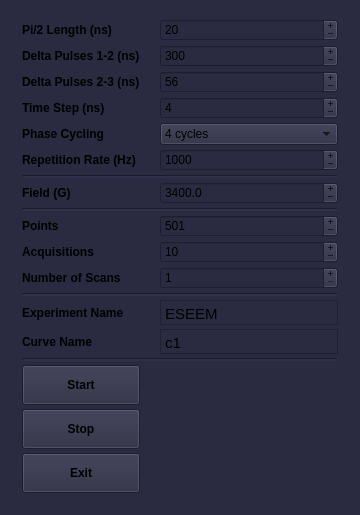
<?xml version="1.0" encoding="UTF-8"?>
<ui version="4.0">
 <class>MainWindow</class>
 <widget class="QMainWindow" name="MainWindow">
  <property name="geometry">
   <rect>
    <x>0</x>
    <y>0</y>
    <width>360</width>
    <height>515</height>
   </rect>
  </property>
  <property name="sizePolicy">
   <sizepolicy hsizetype="Fixed" vsizetype="Fixed">
    <horstretch>0</horstretch>
    <verstretch>0</verstretch>
   </sizepolicy>
  </property>
  <property name="minimumSize">
   <size>
    <width>360</width>
    <height>515</height>
   </size>
  </property>
  <property name="maximumSize">
   <size>
    <width>360</width>
    <height>515</height>
   </size>
  </property>
  <property name="font">
   <font>
    <weight>50</weight>
    <bold>false</bold>
   </font>
  </property>
  <property name="windowTitle">
   <string>Three Pulse ESEEM v 0.1</string>
  </property>
  <property name="styleSheet">
   <string notr="true">background-color: rgb(42,42,64);</string>
  </property>
  <widget class="QWidget" name="centralwidget">
   <property name="sizePolicy">
    <sizepolicy hsizetype="Fixed" vsizetype="Fixed">
     <horstretch>0</horstretch>
     <verstretch>0</verstretch>
    </sizepolicy>
   </property>
   <property name="minimumSize">
    <size>
     <width>360</width>
     <height>515</height>
    </size>
   </property>
   <property name="maximumSize">
    <size>
     <width>360</width>
     <height>515</height>
    </size>
   </property>
   <layout class="QGridLayout" name="gridLayout_2">
    <item row="0" column="0">
     <layout class="QGridLayout" name="gridLayout">
      <property name="sizeConstraint">
       <enum>QLayout::SetNoConstraint</enum>
      </property>
      <property name="leftMargin">
       <number>13</number>
      </property>
      <property name="topMargin">
       <number>4</number>
      </property>
      <property name="rightMargin">
       <number>13</number>
      </property>
      <property name="bottomMargin">
       <number>6</number>
      </property>
      <property name="horizontalSpacing">
       <number>20</number>
      </property>
      <property name="verticalSpacing">
       <number>4</number>
      </property>
      <item row="24" column="0">
       <widget class="QPushButton" name="button_stop">
        <property name="minimumSize">
         <size>
          <width>0</width>
          <height>40</height>
         </size>
        </property>
        <property name="font">
         <font>
          <weight>75</weight>
          <bold>true</bold>
         </font>
        </property>
        <property name="contextMenuPolicy">
         <enum>Qt::NoContextMenu</enum>
        </property>
        <property name="layoutDirection">
         <enum>Qt::LeftToRight</enum>
        </property>
        <property name="text">
         <string>Stop</string>
        </property>
       </widget>
      </item>
      <item row="21" column="1">
       <widget class="QTextEdit" name="text_edit_curve">
        <property name="sizePolicy">
         <sizepolicy hsizetype="Expanding" vsizetype="Fixed">
          <horstretch>0</horstretch>
          <verstretch>0</verstretch>
         </sizepolicy>
        </property>
        <property name="minimumSize">
         <size>
          <width>0</width>
          <height>25</height>
         </size>
        </property>
        <property name="maximumSize">
         <size>
          <width>16777215</width>
          <height>25</height>
         </size>
        </property>
        <property name="mouseTracking">
         <bool>false</bool>
        </property>
        <property name="contextMenuPolicy">
         <enum>Qt::NoContextMenu</enum>
        </property>
        <property name="verticalScrollBarPolicy">
         <enum>Qt::ScrollBarAlwaysOff</enum>
        </property>
        <property name="html">
         <string>&lt;!DOCTYPE HTML PUBLIC &quot;-//W3C//DTD HTML 4.0//EN&quot; &quot;http://www.w3.org/TR/REC-html40/strict.dtd&quot;&gt;
&lt;html&gt;&lt;head&gt;&lt;meta name=&quot;qrichtext&quot; content=&quot;1&quot; /&gt;&lt;style type=&quot;text/css&quot;&gt;
p, li { white-space: pre-wrap; }
&lt;/style&gt;&lt;/head&gt;&lt;body style=&quot; font-family:'MS Shell Dlg 2'; font-size:8.25pt; font-weight:400; font-style:normal;&quot;&gt;
&lt;p style=&quot; margin-top:0px; margin-bottom:0px; margin-left:0px; margin-right:0px; -qt-block-indent:0; text-indent:0px;&quot;&gt;&lt;span style=&quot; font-family:'Ubuntu'; font-size:11pt;&quot;&gt;c1&lt;/span&gt;&lt;/p&gt;&lt;/body&gt;&lt;/html&gt;</string>
        </property>
       </widget>
      </item>
      <item row="14" column="0">
       <widget class="QLabel" name="label_3">
        <property name="font">
         <font>
          <weight>75</weight>
          <bold>true</bold>
         </font>
        </property>
        <property name="contextMenuPolicy">
         <enum>Qt::NoContextMenu</enum>
        </property>
        <property name="text">
         <string>Points</string>
        </property>
       </widget>
      </item>
      <item row="5" column="1">
       <widget class="QSpinBox" name="box_rep_rate">
        <property name="contextMenuPolicy">
         <enum>Qt::NoContextMenu</enum>
        </property>
        <property name="buttonSymbols">
         <enum>QAbstractSpinBox::PlusMinus</enum>
        </property>
        <property name="keyboardTracking">
         <bool>false</bool>
        </property>
        <property name="minimum">
         <number>2</number>
        </property>
        <property name="maximum">
         <number>50000</number>
        </property>
        <property name="singleStep">
         <number>10</number>
        </property>
        <property name="value">
         <number>1000</number>
        </property>
       </widget>
      </item>
      <item row="13" column="0" colspan="2">
       <widget class="Line" name="line_3">
        <property name="lineWidth">
         <number>2</number>
        </property>
        <property name="orientation">
         <enum>Qt::Horizontal</enum>
        </property>
       </widget>
      </item>
      <item row="0" column="0">
       <widget class="QLabel" name="label">
        <property name="font">
         <font>
          <weight>75</weight>
          <bold>true</bold>
          <kerning>true</kerning>
         </font>
        </property>
        <property name="contextMenuPolicy">
         <enum>Qt::NoContextMenu</enum>
        </property>
        <property name="text">
         <string>Pi/2 Length (ns)</string>
        </property>
       </widget>
      </item>
      <item row="6" column="0" colspan="2">
       <widget class="Line" name="line">
        <property name="lineWidth">
         <number>2</number>
        </property>
        <property name="orientation">
         <enum>Qt::Horizontal</enum>
        </property>
       </widget>
      </item>
      <item row="15" column="0">
       <widget class="QLabel" name="label_6">
        <property name="font">
         <font>
          <weight>75</weight>
          <bold>true</bold>
         </font>
        </property>
        <property name="contextMenuPolicy">
         <enum>Qt::NoContextMenu</enum>
        </property>
        <property name="text">
         <string>Acquisitions</string>
        </property>
       </widget>
      </item>
      <item row="25" column="0">
       <widget class="QPushButton" name="button_off">
        <property name="minimumSize">
         <size>
          <width>0</width>
          <height>40</height>
         </size>
        </property>
        <property name="font">
         <font>
          <weight>75</weight>
          <bold>true</bold>
         </font>
        </property>
        <property name="contextMenuPolicy">
         <enum>Qt::NoContextMenu</enum>
        </property>
        <property name="text">
         <string>Exit</string>
        </property>
       </widget>
      </item>
      <item row="0" column="1">
       <widget class="QSpinBox" name="box_length">
        <property name="contextMenuPolicy">
         <enum>Qt::NoContextMenu</enum>
        </property>
        <property name="readOnly">
         <bool>false</bool>
        </property>
        <property name="buttonSymbols">
         <enum>QAbstractSpinBox::PlusMinus</enum>
        </property>
        <property name="specialValueText">
         <string notr="true"/>
        </property>
        <property name="keyboardTracking">
         <bool>false</bool>
        </property>
        <property name="minimum">
         <number>12</number>
        </property>
        <property name="maximum">
         <number>1900</number>
        </property>
        <property name="singleStep">
         <number>2</number>
        </property>
        <property name="value">
         <number>20</number>
        </property>
       </widget>
      </item>
      <item row="20" column="0">
       <widget class="QLabel" name="label_5">
        <property name="font">
         <font>
          <weight>75</weight>
          <bold>true</bold>
         </font>
        </property>
        <property name="contextMenuPolicy">
         <enum>Qt::NoContextMenu</enum>
        </property>
        <property name="text">
         <string>Experiment Name</string>
        </property>
       </widget>
      </item>
      <item row="20" column="1">
       <widget class="QTextEdit" name="text_edit_exp_name">
        <property name="sizePolicy">
         <sizepolicy hsizetype="Expanding" vsizetype="Fixed">
          <horstretch>0</horstretch>
          <verstretch>0</verstretch>
         </sizepolicy>
        </property>
        <property name="minimumSize">
         <size>
          <width>0</width>
          <height>25</height>
         </size>
        </property>
        <property name="maximumSize">
         <size>
          <width>16777215</width>
          <height>25</height>
         </size>
        </property>
        <property name="mouseTracking">
         <bool>false</bool>
        </property>
        <property name="tabletTracking">
         <bool>false</bool>
        </property>
        <property name="contextMenuPolicy">
         <enum>Qt::NoContextMenu</enum>
        </property>
        <property name="verticalScrollBarPolicy">
         <enum>Qt::ScrollBarAlwaysOff</enum>
        </property>
        <property name="html">
         <string>&lt;!DOCTYPE HTML PUBLIC &quot;-//W3C//DTD HTML 4.0//EN&quot; &quot;http://www.w3.org/TR/REC-html40/strict.dtd&quot;&gt;
&lt;html&gt;&lt;head&gt;&lt;meta name=&quot;qrichtext&quot; content=&quot;1&quot; /&gt;&lt;style type=&quot;text/css&quot;&gt;
p, li { white-space: pre-wrap; }
&lt;/style&gt;&lt;/head&gt;&lt;body style=&quot; font-family:'MS Shell Dlg 2'; font-size:8.25pt; font-weight:400; font-style:normal;&quot;&gt;
&lt;p style=&quot; margin-top:7px; margin-bottom:7px; margin-left:0px; margin-right:0px; -qt-block-indent:0; text-indent:0px;&quot;&gt;&lt;span style=&quot; font-family:'Ubuntu'; font-size:11pt;&quot;&gt;ESEEM&lt;/span&gt;&lt;/p&gt;&lt;/body&gt;&lt;/html&gt;</string>
        </property>
        <property name="overwriteMode">
         <bool>true</bool>
        </property>
        <property name="acceptRichText">
         <bool>false</bool>
        </property>
        <property name="textInteractionFlags">
         <set>Qt::TextEditorInteraction</set>
        </property>
        <property name="markdown" stdset="0">
         <string>Exp ESEEM

</string>
        </property>
       </widget>
      </item>
      <item row="2" column="0">
       <widget class="QLabel" name="label_12">
        <property name="font">
         <font>
          <weight>75</weight>
          <bold>true</bold>
         </font>
        </property>
        <property name="contextMenuPolicy">
         <enum>Qt::NoContextMenu</enum>
        </property>
        <property name="text">
         <string>Delta Pulses 2-3 (ns)</string>
        </property>
       </widget>
      </item>
      <item row="14" column="1">
       <widget class="QSpinBox" name="box_points">
        <property name="contextMenuPolicy">
         <enum>Qt::NoContextMenu</enum>
        </property>
        <property name="buttonSymbols">
         <enum>QAbstractSpinBox::PlusMinus</enum>
        </property>
        <property name="keyboardTracking">
         <bool>false</bool>
        </property>
        <property name="minimum">
         <number>1</number>
        </property>
        <property name="maximum">
         <number>20000</number>
        </property>
        <property name="singleStep">
         <number>10</number>
        </property>
        <property name="value">
         <number>501</number>
        </property>
       </widget>
      </item>
      <item row="21" column="0">
       <widget class="QLabel" name="label_10">
        <property name="font">
         <font>
          <weight>75</weight>
          <bold>true</bold>
         </font>
        </property>
        <property name="contextMenuPolicy">
         <enum>Qt::NoContextMenu</enum>
        </property>
        <property name="text">
         <string>Curve Name</string>
        </property>
       </widget>
      </item>
      <item row="17" column="0">
       <widget class="QLabel" name="label_7">
        <property name="font">
         <font>
          <weight>75</weight>
          <bold>true</bold>
         </font>
        </property>
        <property name="contextMenuPolicy">
         <enum>Qt::NoContextMenu</enum>
        </property>
        <property name="text">
         <string>Number of Scans</string>
        </property>
       </widget>
      </item>
      <item row="5" column="0">
       <widget class="QLabel" name="label_11">
        <property name="font">
         <font>
          <weight>75</weight>
          <bold>true</bold>
         </font>
        </property>
        <property name="contextMenuPolicy">
         <enum>Qt::NoContextMenu</enum>
        </property>
        <property name="text">
         <string>Repetition Rate (Hz)</string>
        </property>
       </widget>
      </item>
      <item row="22" column="0" colspan="2">
       <widget class="Line" name="line_5">
        <property name="lineWidth">
         <number>2</number>
        </property>
        <property name="orientation">
         <enum>Qt::Horizontal</enum>
        </property>
       </widget>
      </item>
      <item row="3" column="1">
       <widget class="QSpinBox" name="box_time_step">
        <property name="contextMenuPolicy">
         <enum>Qt::NoContextMenu</enum>
        </property>
        <property name="buttonSymbols">
         <enum>QAbstractSpinBox::PlusMinus</enum>
        </property>
        <property name="keyboardTracking">
         <bool>false</bool>
        </property>
        <property name="minimum">
         <number>2</number>
        </property>
        <property name="maximum">
         <number>20000</number>
        </property>
        <property name="singleStep">
         <number>2</number>
        </property>
        <property name="value">
         <number>4</number>
        </property>
       </widget>
      </item>
      <item row="7" column="0">
       <widget class="QLabel" name="label_4">
        <property name="font">
         <font>
          <weight>75</weight>
          <bold>true</bold>
         </font>
        </property>
        <property name="contextMenuPolicy">
         <enum>Qt::NoContextMenu</enum>
        </property>
        <property name="text">
         <string>Field (G)</string>
        </property>
       </widget>
      </item>
      <item row="23" column="0">
       <widget class="QPushButton" name="button_start">
        <property name="minimumSize">
         <size>
          <width>0</width>
          <height>40</height>
         </size>
        </property>
        <property name="font">
         <font>
          <weight>75</weight>
          <bold>true</bold>
         </font>
        </property>
        <property name="contextMenuPolicy">
         <enum>Qt::NoContextMenu</enum>
        </property>
        <property name="text">
         <string>Start</string>
        </property>
       </widget>
      </item>
      <item row="1" column="0">
       <widget class="QLabel" name="label_2">
        <property name="font">
         <font>
          <weight>75</weight>
          <bold>true</bold>
         </font>
        </property>
        <property name="contextMenuPolicy">
         <enum>Qt::NoContextMenu</enum>
        </property>
        <property name="text">
         <string>Delta Pulses 1-2 (ns)</string>
        </property>
       </widget>
      </item>
      <item row="15" column="1">
       <widget class="QSpinBox" name="box_averag">
        <property name="contextMenuPolicy">
         <enum>Qt::NoContextMenu</enum>
        </property>
        <property name="buttonSymbols">
         <enum>QAbstractSpinBox::PlusMinus</enum>
        </property>
        <property name="keyboardTracking">
         <bool>false</bool>
        </property>
        <property name="minimum">
         <number>1</number>
        </property>
        <property name="maximum">
         <number>5000</number>
        </property>
        <property name="singleStep">
         <number>10</number>
        </property>
        <property name="value">
         <number>10</number>
        </property>
       </widget>
      </item>
      <item row="17" column="1">
       <widget class="QSpinBox" name="box_scan">
        <property name="contextMenuPolicy">
         <enum>Qt::NoContextMenu</enum>
        </property>
        <property name="buttonSymbols">
         <enum>QAbstractSpinBox::PlusMinus</enum>
        </property>
        <property name="keyboardTracking">
         <bool>false</bool>
        </property>
        <property name="minimum">
         <number>1</number>
        </property>
        <property name="maximum">
         <number>100</number>
        </property>
        <property name="value">
         <number>1</number>
        </property>
       </widget>
      </item>
      <item row="19" column="0" colspan="2">
       <widget class="Line" name="line_4">
        <property name="lineWidth">
         <number>2</number>
        </property>
        <property name="orientation">
         <enum>Qt::Horizontal</enum>
        </property>
       </widget>
      </item>
      <item row="1" column="1">
       <widget class="QSpinBox" name="box_delta">
        <property name="contextMenuPolicy">
         <enum>Qt::NoContextMenu</enum>
        </property>
        <property name="buttonSymbols">
         <enum>QAbstractSpinBox::PlusMinus</enum>
        </property>
        <property name="keyboardTracking">
         <bool>false</bool>
        </property>
        <property name="minimum">
         <number>40</number>
        </property>
        <property name="maximum">
         <number>5000</number>
        </property>
        <property name="singleStep">
         <number>2</number>
        </property>
        <property name="value">
         <number>300</number>
        </property>
       </widget>
      </item>
      <item row="2" column="1">
       <widget class="QSpinBox" name="box_delta_echo">
        <property name="contextMenuPolicy">
         <enum>Qt::NoContextMenu</enum>
        </property>
        <property name="buttonSymbols">
         <enum>QAbstractSpinBox::PlusMinus</enum>
        </property>
        <property name="keyboardTracking">
         <bool>false</bool>
        </property>
        <property name="minimum">
         <number>40</number>
        </property>
        <property name="maximum">
         <number>5000</number>
        </property>
        <property name="singleStep">
         <number>2</number>
        </property>
        <property name="value">
         <number>56</number>
        </property>
       </widget>
      </item>
      <item row="7" column="1">
       <widget class="QDoubleSpinBox" name="box_field">
        <property name="contextMenuPolicy">
         <enum>Qt::NoContextMenu</enum>
        </property>
        <property name="buttonSymbols">
         <enum>QAbstractSpinBox::PlusMinus</enum>
        </property>
        <property name="keyboardTracking">
         <bool>false</bool>
        </property>
        <property name="decimals">
         <number>1</number>
        </property>
        <property name="minimum">
         <double>100.000000000000000</double>
        </property>
        <property name="maximum">
         <double>9100.000000000000000</double>
        </property>
        <property name="singleStep">
         <double>0.500000000000000</double>
        </property>
        <property name="value">
         <double>3400.000000000000000</double>
        </property>
       </widget>
      </item>
      <item row="3" column="0">
       <widget class="QLabel" name="label_8">
        <property name="font">
         <font>
          <weight>75</weight>
          <bold>true</bold>
         </font>
        </property>
        <property name="contextMenuPolicy">
         <enum>Qt::NoContextMenu</enum>
        </property>
        <property name="text">
         <string>Time Step (ns)</string>
        </property>
       </widget>
      </item>
      <item row="4" column="1">
       <widget class="QComboBox" name="combo_phase">
        <property name="contextMenuPolicy">
         <enum>Qt::NoContextMenu</enum>
        </property>
        <item>
         <property name="text">
          <string>4 cycles</string>
         </property>
        </item>
        <item>
         <property name="text">
          <string>No</string>
         </property>
        </item>
       </widget>
      </item>
      <item row="4" column="0">
       <widget class="QLabel" name="label_13">
        <property name="font">
         <font>
          <weight>75</weight>
          <bold>true</bold>
         </font>
        </property>
        <property name="contextMenuPolicy">
         <enum>Qt::NoContextMenu</enum>
        </property>
        <property name="text">
         <string>Phase Cycling</string>
        </property>
       </widget>
      </item>
     </layout>
    </item>
   </layout>
  </widget>
 </widget>
 <resources/>
 <connections/>
</ui>
